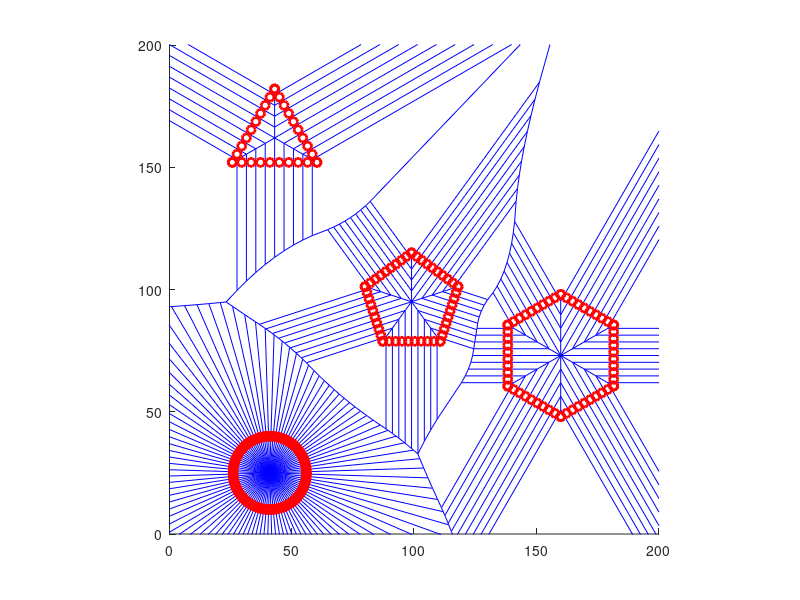

This figure's MATLAB source: (Note: this script raises an error after producing the figure.)
%% Course Work 1 Autonomous Vehicles 23TTP409 Loughborough University
% Voronoi Diagram Path Planning
% Gabriel Wendel
close all;
clear all;
clc;

%% Parameters
% Vehicle starting position
x_vmin=5;
x_vmax=15;
y_vmin=10;
y_vmax=20;
x_veh=randi([x_vmin x_vmax]);
y_veh=randi([y_vmin y_vmax]);
veh_pos0 = [x_veh y_veh 0]; % initial x,y,z position of vehicle

%% Obstacles
% Four obstacles: one circle, one pentagon, one hexagon and one triangle

%% Circle
xcmin=40;
xcmax=60;
ycmin=15;  
ycmax=55;
xc=randi([xcmin xcmax]);
yc=randi([ycmin ycmax]);
centers_circle=[xc yc]; % coordinate of the circle centre
radius=15; % radius

th = 0:pi/50:2*pi;
x_circle = (radius * cos(th) + xc);
y_circle = (radius * sin(th) + yc);

%% Pentagon
r_outer_pent=20;%outer radius covering the pentagon
t_pent=2*r_outer_pent*sind(36); % Side of the pentagon
xpcmax=105;
xpcmin=95;
ypcmax=105;
ypcmin=90;                           
xpc=randi([xpcmin xpcmax]); % center points for the pentagon
ypc=randi([ypcmin ypcmax]); %                                               
%Coordinates for the pentagon                    
xp1=xpc;  
yp1=r_outer_pent+ypc;
xp2=xpc+(r_outer_pent*cosd(18));
yp2=ypc+(r_outer_pent*sind(18));
xp3=xpc+(r_outer_pent*cosd(-54));
yp3=ypc+(r_outer_pent*sind(-54));
xp4=(xp3-t_pent);
yp4=yp3;
xp5=xpc-(r_outer_pent*cosd(18));
yp5=yp2;

xp = [xp1 xp2 xp3 xp4 xp5];
yp = [yp1 yp2 yp3 yp4 yp5];

% Generate coordinates along each side of the pentagon
N_points_per_side = 10; % Adjust the number of points as needed

% Initialize arrays to store x and y coordinates
x_pentagon = zeros(1, N_points_per_side * 5);
y_pentagon = zeros(1, N_points_per_side * 5);

% Generate coordinates for each side using a loop
for i = 1:5
    x_pentagon((i-1)*N_points_per_side + 1 : i*N_points_per_side) = linspace(xp(i), xp(mod(i,5)+1), N_points_per_side);
    y_pentagon((i-1)*N_points_per_side + 1 : i*N_points_per_side) = linspace(yp(i), yp(mod(i,5)+1), N_points_per_side);
end

% 
% x_pentagon=[xp1 xp2 xp3 xp4 xp5]; % x_coordinate of the pentagon vertices
% y_pentagon=[yp1 yp2 yp3 yp4 yp5]; % y_coordinate of the pentagon vertices

%% Hexagon
r_outer_hex=25;%outer radius covering the hexagon
% Hexagon outer circle radius= eaxh side of the hexagon
xhcmax=175;
xhcmin=140;
yhcmax=100;
yhcmin=70;
xhc=randi([xhcmin xhcmax]); % center points for hexagon
yhc=randi([yhcmin yhcmax]);
% Hexagon coordinates
xh1=xhc; 
yh1=r_outer_hex+yhc;
xh2=xhc+(r_outer_hex*cosd(30));
yh2=yhc+(r_outer_hex*sind(30));
xh3=xh2;
yh3=(yh2-r_outer_hex);
xh4=xhc+(r_outer_hex*cosd(-90));
yh4=yhc+(r_outer_hex*sind(-90));
xh5=-(-xhc+(r_outer_hex*cosd(-30)));
yh5=(yhc+(r_outer_hex*sind(-30)));
xh6=xh5;
yh6=yh5+r_outer_hex;

xh = [xh1 xh2 xh3 xh4 xh5 xh6];
yh = [yh1 yh2 yh3 yh4 yh5 yh6];

% Generate coordinates along each side of the hexagon
N_points_per_side = 10; % Adjust the number of points as needed

% Initialize arrays to store x and y coordinates
x_hexagon = zeros(1, N_points_per_side * 6);
y_hexagon = zeros(1, N_points_per_side * 6);

% Generate coordinates for each side using a loop
for i = 1:6
    x_hexagon((i-1)*N_points_per_side + 1 : i*N_points_per_side) = linspace(xh(i), xh(mod(i,6)+1), N_points_per_side);
    y_hexagon((i-1)*N_points_per_side + 1 : i*N_points_per_side) = linspace(yh(i), yh(mod(i,6)+1), N_points_per_side);
end

% x_hexagon=[xh1 xh2 xh3 xh4 xh5 xh6]; % x_coordinate of the hexagon vertices
% y_hexagon=[yh1 yh2 yh3 yh4 yh5 yh6]; % y_coordinate of the hexagon vertices

%% Triangle
radius_t= 20; % outer radius covering the triangle
xtcmax=50; 
xtcmin=25;
ytcmax=180;
ytcmin=130;
xtc=randi([xtcmin xtcmax]);
ytc=randi([ytcmin ytcmax]); % triangle center points
% Coordinates of the triangle
xt1=xtc;
yt1=radius_t+ytc;
xt2=radius_t*cosd(30)+xtc;
yt2=(-radius_t*sind(30)+ytc);
xt3=-radius_t*cosd(30)+xtc;
yt3=yt2;

xt = [xt1 xt2 xt3];
yt = [yt1 yt2 yt3];

% Generate data points forming the sides of the triangle
N_points_per_side = 10; % Adjust the number of points as needed

% Initialize arrays to store x and y coordinates
x_triangle = zeros(1, N_points_per_side * 3);
y_triangle = zeros(1, N_points_per_side * 3);

% Generate coordinates for each side using a loop
for i = 1:3
    x_triangle((i-1)*N_points_per_side + 1 : i*N_points_per_side) = linspace(xt(i), xt(mod(i,3)+1), N_points_per_side);
    y_triangle((i-1)*N_points_per_side + 1 : i*N_points_per_side) = linspace(yt(i), yt(mod(i,3)+1), N_points_per_side);
end

Obs_x = [x_circle x_pentagon x_hexagon x_triangle]';
Obs_y = [y_circle y_pentagon y_hexagon y_triangle]';
Obs = [Obs_x, Obs_y];

%% set up the map
[Vx,Vy] = voronoi(Obs(:,1),Obs(:,2));

hold on
plot(Vx,Vy,'b-',Obs(:,1),Obs(:,2),'ro','LineWidth', 2,'MarkerSize', 6);
axis equal

% Configuration space
xlim([0 200]);
ylim([0 200]);

shape_x_coord = {xp, xh, xt};
shape_y_coord = {yp, yh, yt};

num_shapes = 3; % Number of shapes

%% Compute Voronoi Diagram

dt = delaunayTriangulation(Obs);
[V,R] = voronoiDiagram(dt);

% Assign labels to the Voronoi vertices V.
% By convention the first vertex is at infinity.
numv = size(V,1);

% Construct the adjacency matrix
A = zeros(numv+1, numv+1);

% Find vertices inside each obstacle
inside_pentagon = inpolygon(V(:,1), V(:,2), xp, yp);
inside_hexagon = inpolygon(V(:,1), V(:,2), xh, yh);
inside_triangle = inpolygon(V(:,1), V(:,2), xt, yt);

for ii = 1:length(R)
    cell = R{ii};
    for jj = 1:length(cell)
        
        if jj == length(cell)
            A(cell(jj),cell(1)) = 1;
        else
            A(cell(jj),cell(jj+1)) = 1;
        end        
    end 
end


% add the start point and end point
Start = [x_veh, y_veh];
End = [195, 195];

% find the closest vertex or node (find the index for this node): 

for i=1:length(V)-1
    distances(i) = norm(V(i+1,:) - Start);
end

min_dist = min(distances);
min_index = find(distances==min_dist);

% find the closest node for the end point (find the index for this node):

for i=1:length(V)-1
    distances_end_point(i) = norm(V(i+1,:) - End);
end

min_dist_end = min(distances_end_point);
min_index_end = find(distances_end_point==min_dist_end);

% the start point and end point are added into the graph (already done for you)
V(1,:) = Start; % replace the first node as start point
V = [V; End]; % add the end point as the last vertex

% Modify the adjacency matrix by adding connections to their closest
% points, respectively. 
A(1,:) = 0;
A(:,1) = 0;

A(1,min_index) = 1;
A(min_index,1) = 1;

A(end,min_index_end) = 1;
A(min_index_end,end) = 1;

%% Create Graph
G = graph(A);

% Calculate edge distances
N_edge = numedges(G);
[sOut,tOut] = findedge(G);

edgeDist = sqrt(sum((V(sOut,:)-V(tOut,:)).^2,2));
G.Edges.Weight = edgeDist;

% plot noded and edged of the graph
pG = plot(G,'XData', V(:,1), 'YData', V(:,2), 'LineWidth', 1, 'MarkerSize', 2);
plot(Start(1), Start(2),'k*'); plot(End(1), End(2),'r*');


% find the shortest path using Dijkstra 
[path, dist_path] = shortestpath(G,1,length(V)); 
highlight(pG,path,'EdgeColor','k','LineWidth', 6)
